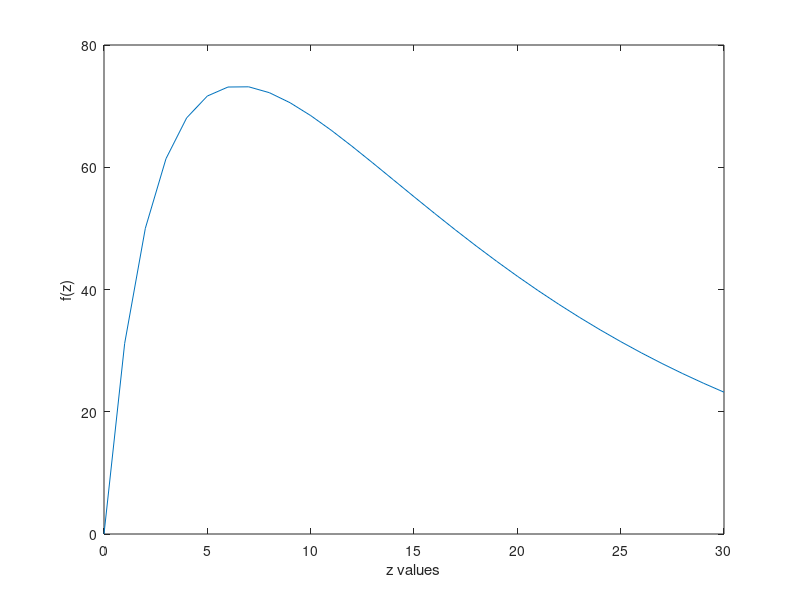

Write MATLAB code to recreate this figure. (Note: this script raises an error after producing the figure.)
% Name: Andrew Pang
% Date: 3 MAY 2019  
% Task 4 : Popeye
clear all ; close all; clc;

%inputs
H = 30;
precision = 0.01;

%function f(z)
fz = @(z) (200 * (z./(5+z))) .* exp((-2*z)/H);
z = 0:H;

%plots f(z) against z
plot(z,fz(z));
xlabel('z values')
ylabel('f(z)')
%using integral function to find F(F_1)
F_1 = integral(fz,0,H)

%using comp_trap to find F(F_2)
error1 = precision + 1;
n = 0; 

%while loop that calulates minimum number of points needed
%so that F is accurate to 0.01%
while  error1 > precision 
    
    n = n + 1;
    F_2 = comp_trap(fz,0,H,n);
    error1 = abs(((F_2 - F_1)/F_1)*100);
    
end
%number of segments = number of points -1
n_points_t = n;
n_segments_t = n - 1


%using comp_simp to find F(F_3)
n = 1;
error2 = precision + 1;

%while loop that calulates minimum number of points needed
%so that F is accurate to 0.01%
while error2 > precision
    
    %since comp_simp must take odd values, n+=2
    n = n + 2;
    F_3 = comp_simp13(fz,0,H,n);
    error2 = abs(((F_3 - F_1)/F_1)*100);
    
end

n_points_sim = n;
n_segments_sim = n - 1








